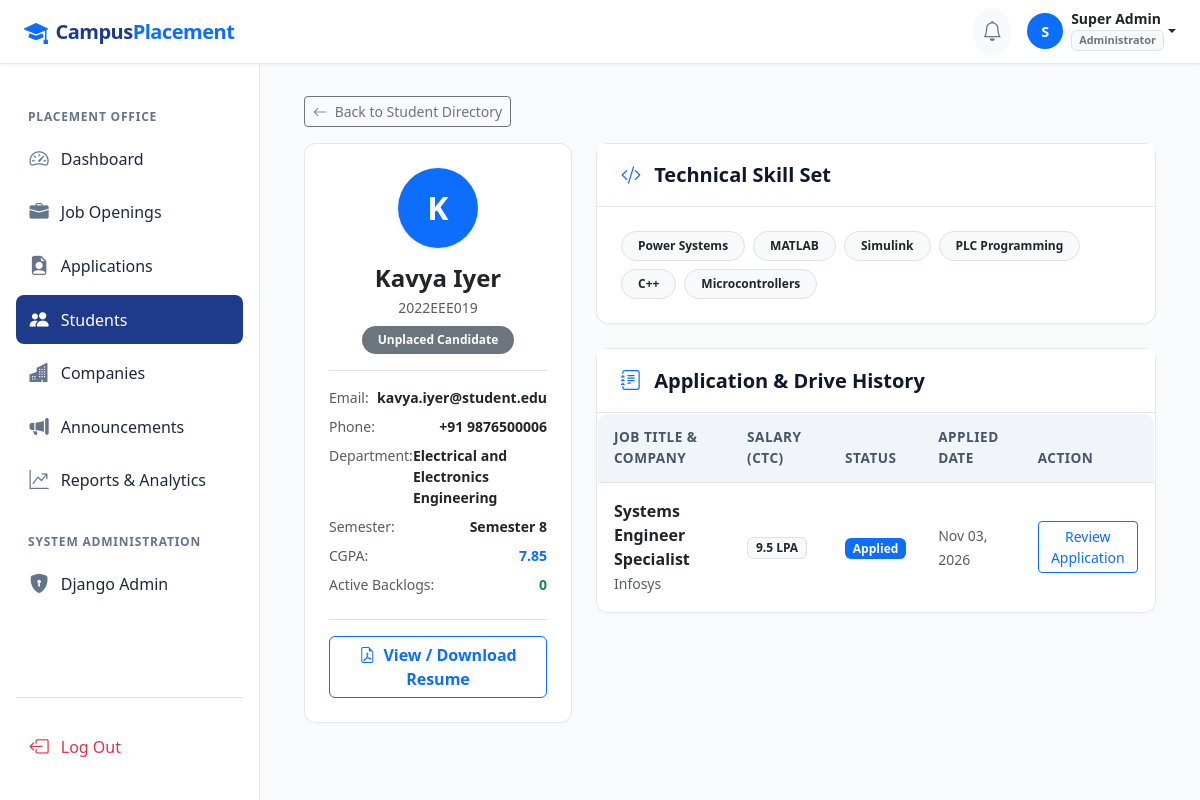
Page /students/manage/6/ (signed in) on the committed database.
### accounts/models.py (models this page shows, shortened)
class User(AbstractUser):
    ROLE_STUDENT = 'student'
    ROLE_OFFICER = 'officer'
    ROLE_ADMIN = 'admin'
    ROLE_CHOICES = [
        (ROLE_STUDENT, 'Student'),
        (ROLE_OFFICER, 'Placement Officer'),
        (ROLE_ADMIN, 'Administrator'),
    ]
    role = models.CharField(max_length=20, choices=ROLE_CHOICES, default=ROLE_STUDENT)
    email = models.EmailField(unique=True, help_text="Email address must be unique.")
    @property
    def is_student(self):
        return self.role == self.ROLE_STUDENT
    @property
    def is_officer(self):
        return self.role == self.ROLE_OFFICER or self.is_superuser or self.is_staff

### students/models.py (models this page shows, shortened)
class StudentProfile(models.Model):
    SEMESTER_CHOICES = [(i, f"Semester {i}") for i in range(1, 9)]
    user = models.OneToOneField(settings.AUTH_USER_MODEL, on_delete=models.CASCADE, related_name='student_profile')
    registration_number = models.CharField(max_length=50, unique=True, help_text="Unique University Registration ID")
    department = models.CharField(max_length=100, choices=Department.choices)
    current_semester = models.PositiveIntegerField(choices=SEMESTER_CHOICES, default=7)
    cgpa = models.DecimalField(
        max_digits=4,
        decimal_places=2,
        validators=[MinValueValidator(0.0), MaxValueValidator(10.0)],
        help_text="Cumulative Grade Point Average (0.00 - 10.00)"
    )
    backlog_count = models.PositiveIntegerField(default=0, help_text="Current number of active backlogs")
    phone_number = models.CharField(max_length=20, help_text="Active mobile number")
    skills = models.TextField(help_text="Comma-separated skills (e.g., Python, Django, SQL, React)")
    resume = models.FileField(upload_to='resumes/', validators=[validate_resume_file], help_text="Upload PDF, DOC, or DOCX (Max 5MB)")
    is_placed = models.BooleanField(default=False, help_text="True once selected by any participating company")
    created_at = models.DateTimeField(auto_now_add=True)
    updated_at = models.DateTimeField(auto_now=True)
    class Meta:
        ordering = ['-created_at']
    def skills_list(self):
        if not self.skills:
            return []
        return [s.strip() for s in self.skills.split(',') if s.strip()]

### applications/models.py (models this page shows, shortened)
class Application(models.Model):
    job = models.ForeignKey(Job, on_delete=models.CASCADE, related_name='applications')
    student = models.ForeignKey(StudentProfile, on_delete=models.CASCADE, related_name='applications')
    status = models.CharField(
        max_length=30,
        choices=ApplicationStatus.choices,
        default=ApplicationStatus.APPLIED
    )
    cover_note = models.TextField(blank=True, help_text="Brief candidate cover note or introduction")
    applied_at = models.DateTimeField(auto_now_add=True)
    updated_at = models.DateTimeField(auto_now=True)
    class Meta:
        unique_together = ('job', 'student')
        ordering = ['-applied_at']
    @property
    def badge_class(self):
        mapping = {
            ApplicationStatus.APPLIED: 'bg-primary text-white',
            ApplicationStatus.UNDER_REVIEW: 'bg-info text-dark',
            ApplicationStatus.SHORTLISTED: 'bg-warning text-dark',
            ApplicationStatus.INTERVIEW_SCHEDULED: 'bg-purple text-white',
            ApplicationStatus.SELECTED: 'bg-success text-white',
            ApplicationStatus.REJECTED: 'bg-danger text-white',
            ApplicationStatus.WITHDRAWN: 'bg-secondary text-white',
        }
        return mapping.get(self.status, 'bg-secondary text-white')

### jobs/models.py (models this page shows, shortened)
class Job(models.Model):
    JOB_TYPE_CHOICES = [
        ('Full-time', 'Full-time'),
        ('Internship', 'Internship'),
        ('Internship+PPO', 'Internship + PPO'),
        ('Contract', 'Contract'),
    ]
    STATUS_CHOICES = [
        ('draft', 'Draft'),
        ('published', 'Published'),
        ('closed', 'Closed'),
        ('archived', 'Archived'),
    ]
    title = models.CharField(max_length=200)
    company = models.ForeignKey(Company, on_delete=models.CASCADE, related_name='jobs')
    description = models.TextField()
    location = models.CharField(max_length=200)
    job_type = models.CharField(max_length=50, choices=JOB_TYPE_CHOICES, default='Full-time')
    required_skills = models.TextField(help_text="Comma-separated skills (e.g. Python, SQL, REST APIs)")
    min_cgpa = models.DecimalField(
        max_digits=4,
        decimal_places=2,
        default=0.0,
        validators=[MinValueValidator(0.0), MaxValueValidator(10.0)],
        help_text="Minimum CGPA required to apply"
    )
    max_backlogs = models.PositiveIntegerField(
        default=0,
        help_text="Maximum allowed active backlogs"
    )
    eligible_departments = models.TextField(
        default="ALL",
        help_text="Comma-separated department names or 'ALL' for open to all departments"
    )
    eligible_semesters = models.CharField(
        max_length=100,
        default="7,8",
        help_text="Comma-separated semester numbers (e.g., '7,8') or 'ALL'"
    )
    salary_package = models.CharField(max_length=100, help_text="e.g., 10.5 LPA, 45,000 / month")
    opening_date = models.DateField(default=timezone.now)
    deadline = models.DateField()
    status = models.CharField(max_length=20, choices=STATUS_CHOICES, default='draft')
    created_by = models.ForeignKey(settings.AUTH_USER_MODEL, on_delete=models.SET_NULL, null=True, blank=True)
    created_at = models.DateTimeField(auto_now_add=True)
    updated_at = models.DateTimeField(auto_now=True)
    class Meta:
        ordering = ['-created_at']

### companies/models.py (models this page shows, shortened)
class Company(models.Model):
    name = models.CharField(max_length=200, unique=True)
    industry = models.CharField(max_length=150)
    description = models.TextField()
    website = models.URLField(blank=True, null=True)
    contact_person = models.CharField(max_length=150)
    contact_email = models.EmailField()
    contact_phone = models.CharField(max_length=25, blank=True)
    locations = models.CharField(max_length=255, help_text="e.g., Bangalore, Hyderabad, Pune, Mumbai, Remote")
    is_active = models.BooleanField(default=True, help_text="Active companies can post jobs and interview students")
    created_at = models.DateTimeField(auto_now_add=True)
    updated_at = models.DateTimeField(auto_now=True)
    class Meta:
        verbose_name_plural = "Companies"
        ordering = ['name']

### students/views.py (the view)
# urls.py: path('manage/<int:pk>/', views.officer_student_detail, name='officer_student_detail'),
@officer_required
def officer_student_detail(request, pk):
    profile = get_object_or_404(StudentProfile.objects.select_related('user'), pk=pk)
    applications = profile.applications.select_related('job', 'job__company').all()
    return render(request, 'students/officer_student_detail.html', {
        'student': profile,
        'applications': applications
    })

### templates/students/officer_student_detail.html (shortened to what this page needs)
{% extends 'base.html' %}
{% load static %}
{% block content %}
<div class="container-fluid">
  <div class="mb-3">
    <a href="{% url 'students:officer_student_list' %}" class="btn btn-outline-secondary btn-sm">
      <i class="bi bi-arrow-left me-1"></i> Back to Student Directory
    </a>
  </div>
  <div class="row g-4">
    <div class="col-lg-4">
      <div class="card card-custom p-4 text-center">
        <div class="mx-auto mb-3 bg-primary text-white rounded-circle d-flex align-items-center justify-content-center shadow-sm" style="width: 80px; height: 80px; font-size: 2rem; font-weight: 700;">
          {{ student.user.first_name|first|upper }}
        </div>
        <h4 class="fw-bold mb-1">{{ student.user.get_full_name }}</h4>
        <div class="text-muted small mb-2">{{ student.registration_number }}</div>
        <div class="mb-3">
          {% if student.is_placed %}
            <span class="badge bg-success px-3 py-2 rounded-pill"><i class="bi bi-check-circle me-1"></i> Placed Student</span>
          {% else %}
            <span class="badge bg-secondary px-3 py-2 rounded-pill">Unplaced Candidate</span>
          {% endif %}
        </div>
        <div class="border-top pt-3 text-start small">
          <div class="d-flex justify-content-between mb-2">
            <span class="text-muted">Email:</span>
            <span class="fw-semibold text-break">{{ student.user.email }}</span>
          </div>
          <div class="d-flex justify-content-between mb-2">
            <span class="text-muted">Phone:</span>
            <span class="fw-semibold">{{ student.phone_number }}</span>
          </div>
          <div class="d-flex justify-content-between mb-2">
            <span class="text-muted">Department:</span>
            <span class="fw-semibold">{{ student.department }}</span>
          </div>
          <div class="d-flex justify-content-between mb-2">
            <span class="text-muted">Semester:</span>
            <span class="fw-semibold">Semester {{ student.current_semester }}</span>
          </div>
          <div class="d-flex justify-content-between mb-2">
            <span class="text-muted">CGPA:</span>
            <span class="fw-bold text-primary">{{ student.cgpa }}</span>
          </div>
          <div class="d-flex justify-content-between mb-2">
            <span class="text-muted">Active Backlogs:</span>
            <span class="fw-bold {% if student.backlog_count > 0 %}text-danger{% else %}text-success{% endif %}">{{ student.backlog_count }}</span>
          </div>
        </div>
        <div class="border-top pt-3 mt-3">
          {% if student.resume %}
            <a href="{% url 'students:download_resume' student.id %}" target="_blank" class="btn btn-outline-primary w-100 fw-semibold">
              <i class="bi bi-file-earmark-pdf me-1"></i> View / Download Resume
            </a>
          {% else %}
            <span class="text-muted small">No resume uploaded by candidate.</span>
          {% endif %}
        </div>
      </div>
    </div>
    <div class="col-lg-8">
      <div class="card card-custom mb-4">
        <div class="card-header bg-white">
          <h5 class="fw-bold mb-0"><i class="bi bi-code-slash text-primary me-2"></i> Technical Skill Set</h5>
        </div>
        <div class="card-body">
          <div class="d-flex flex-wrap gap-2">
            {% for skill in student.skills_list %}
              <span class="badge bg-light text-dark border px-3 py-2 rounded-pill">{{ skill }}</span>
            {% empty %}
              <span class="text-muted small">No technical skills recorded.</span>
            {% endfor %}
          </div>
        </div>
      </div>
      <div class="card card-custom">
        <div class="card-header bg-white">
          <h5 class="fw-bold mb-0"><i class="bi bi-journal-text text-primary me-2"></i> Application & Drive History</h5>
        </div>
        <div class="card-body p-0">
          {% if applications %}
            <div class="table-responsive">
              <table class="table table-custom mb-0">
                <thead>
                  <tr>
                    <th>Job Title & Company</th>
                    <th>Salary (CTC)</th>
                    <th>Status</th>
                    <th>Applied Date</th>
                    <th>Action</th>
                  </tr>
                </thead>
                <tbody>
                  {% for app in applications %}
                    <tr>
                      <td>
                        <div class="fw-bold text-dark">{{ app.job.title }}</div>
                        <small class="text-muted">{{ app.job.company.name }}</small>
                      </td>
                      <td><span class="badge bg-light text-dark border">{{ app.job.salary_package }}</span></td>
                      <td><span class="badge {{ app.badge_class }}">{{ app.status }}</span></td>
                      <td><small class="text-muted">{{ app.applied_at|date:"M d, Y" }}</small></td>
                      <td>
                        <a href="{% url 'applications:detail' app.id %}" class="btn btn-sm btn-outline-primary">
                          Review Application
                        </a>
                      </td>
                    </tr>
                  {% endfor %}
                </tbody>
              </table>
            </div>
          {% else %}
            <div class="text-center py-4 text-muted small">
              This candidate has not applied to any job drives yet.
            </div>
          {% endif %}
        </div>
      </div>
    </div>
  </div>
</div>
{% endblock %}

### templates/navbar.html (shortened to what this page needs)
<nav class="navbar navbar-expand-lg top-navbar">
  <div class="container-fluid px-3 px-lg-4">
    <a class="navbar-brand navbar-brand-custom" href="{% if user.is_authenticated %}{% url 'dashboard:redirect' %}{% else %}{% url 'dashboard:home' %}{% endif %}">
      <i class="bi bi-mortarboard-fill fs-4 text-primary"></i>
      <span>Campus<span class="text-primary">Placement</span></span>
    </a>
    <div class="ms-auto d-flex align-items-center gap-3">
      {% if user.is_authenticated %}
        <div class="dropdown">
          <a class="btn btn-light position-relative rounded-circle p-2 text-secondary" href="#" role="button" data-bs-toggle="dropdown" aria-expanded="false" title="Notifications">
            <i class="bi bi-bell fs-5"></i>
          </a>
        </div>
        <div class="dropdown">
          <a class="d-flex align-items-center text-decoration-none dropdown-toggle text-dark" href="#" role="button" data-bs-toggle="dropdown" aria-expanded="false">
            <div class="bg-primary text-white rounded-circle d-flex align-items-center justify-content-center me-2 fw-bold" style="width: 36px; height: 36px; font-size: 0.9rem;">
              {{ user.first_name|first|default:user.username|first|upper }}
            </div>
            <div class="d-none d-md-block text-start">
              <div class="fw-semibold small lh-1">{{ user.get_full_name|default:user.username }}</div>
              <span class="badge bg-light text-secondary border mt-1" style="font-size: 0.68rem;">{{ user.get_role_display }}</span>
            </div>
          </a>
        </div>
      {% else %}
        <a href="{% url 'accounts:login' %}" class="btn btn-outline-primary btn-sm px-3">Log In</a>
        <a href="{% url 'accounts:register' %}" class="btn btn-primary btn-sm px-3">Student Registration</a>
      {% endif %}
    </div>
  </div>
</nav>

### rows in the picture
User: first_name|first "S", get_full_name "Super Admin", role "Administrator"
StudentProfile: user.first_name|first "K", user.get_full_name "Kavya Iyer", registration_number "2022EEE019", user.email "kavya.iyer@student.edu", phone_number "+91 9876500006", department "Electrical and Electronics Engineering", current_semester "8", cgpa "7.85", backlog_count "0"
Application: job "Systems Engineer Specialist", job.company.name "Infosys", job.salary_package "9.5 LPA", status "Applied", applied_at "Nov 03, 2026"

### other values in the picture
{{ skill }} "Power Systems" "MATLAB" "Simulink" "PLC Programming" "C++" "Microcontrollers"
